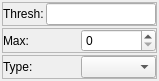
<?xml version="1.0" encoding="UTF-8"?>
<ui version="4.0">
 <class>MatThresholdWidget</class>
 <widget class="QWidget" name="MatThresholdWidget">
  <property name="geometry">
   <rect>
    <x>0</x>
    <y>0</y>
    <width>159</width>
    <height>80</height>
   </rect>
  </property>
  <property name="windowTitle">
   <string>Form</string>
  </property>
  <layout class="QVBoxLayout" name="verticalLayout">
   <property name="spacing">
    <number>2</number>
   </property>
   <property name="leftMargin">
    <number>2</number>
   </property>
   <property name="topMargin">
    <number>2</number>
   </property>
   <property name="rightMargin">
    <number>2</number>
   </property>
   <property name="bottomMargin">
    <number>2</number>
   </property>
   <item>
    <widget class="QFrame" name="frame">
     <property name="frameShape">
      <enum>QFrame::StyledPanel</enum>
     </property>
     <property name="frameShadow">
      <enum>QFrame::Raised</enum>
     </property>
     <layout class="QHBoxLayout" name="horizontalLayout">
      <property name="spacing">
       <number>2</number>
      </property>
      <property name="leftMargin">
       <number>0</number>
      </property>
      <property name="topMargin">
       <number>0</number>
      </property>
      <property name="rightMargin">
       <number>0</number>
      </property>
      <property name="bottomMargin">
       <number>0</number>
      </property>
      <item>
       <widget class="QLabel" name="label">
        <property name="text">
         <string>Thresh:</string>
        </property>
       </widget>
      </item>
      <item>
       <widget class="QLineEdit" name="threshEdit"/>
      </item>
     </layout>
    </widget>
   </item>
   <item>
    <widget class="QFrame" name="frame_2">
     <property name="frameShape">
      <enum>QFrame::StyledPanel</enum>
     </property>
     <property name="frameShadow">
      <enum>QFrame::Raised</enum>
     </property>
     <layout class="QHBoxLayout" name="horizontalLayout_2">
      <property name="spacing">
       <number>2</number>
      </property>
      <property name="leftMargin">
       <number>0</number>
      </property>
      <property name="topMargin">
       <number>0</number>
      </property>
      <property name="rightMargin">
       <number>0</number>
      </property>
      <property name="bottomMargin">
       <number>0</number>
      </property>
      <item>
       <widget class="QLabel" name="label_2">
        <property name="text">
         <string>Max:</string>
        </property>
       </widget>
      </item>
      <item>
       <widget class="QSpinBox" name="maxSpin">
        <property name="sizePolicy">
         <sizepolicy hsizetype="Preferred" vsizetype="Fixed">
          <horstretch>0</horstretch>
          <verstretch>0</verstretch>
         </sizepolicy>
        </property>
        <property name="maximum">
         <number>255</number>
        </property>
       </widget>
      </item>
     </layout>
    </widget>
   </item>
   <item>
    <widget class="QFrame" name="frame_3">
     <property name="frameShape">
      <enum>QFrame::StyledPanel</enum>
     </property>
     <property name="frameShadow">
      <enum>QFrame::Raised</enum>
     </property>
     <layout class="QHBoxLayout" name="horizontalLayout_3">
      <property name="spacing">
       <number>2</number>
      </property>
      <property name="leftMargin">
       <number>0</number>
      </property>
      <property name="topMargin">
       <number>0</number>
      </property>
      <property name="rightMargin">
       <number>0</number>
      </property>
      <property name="bottomMargin">
       <number>0</number>
      </property>
      <item>
       <widget class="QLabel" name="label_3">
        <property name="text">
         <string>Type:</string>
        </property>
       </widget>
      </item>
      <item>
       <widget class="QComboBox" name="typesCombo">
        <property name="sizePolicy">
         <sizepolicy hsizetype="Preferred" vsizetype="Fixed">
          <horstretch>0</horstretch>
          <verstretch>0</verstretch>
         </sizepolicy>
        </property>
        <property name="sizeAdjustPolicy">
         <enum>QComboBox::AdjustToContents</enum>
        </property>
       </widget>
      </item>
     </layout>
    </widget>
   </item>
  </layout>
 </widget>
 <resources/>
 <connections/>
</ui>
